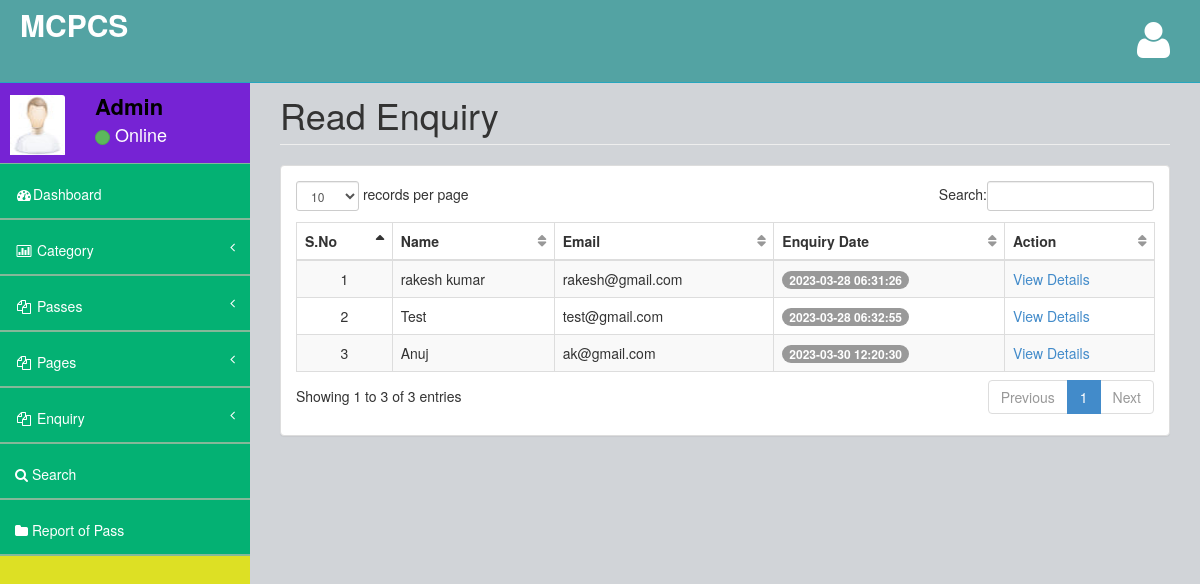
The page /metropass/admin/readenq.php (signed in) on the database its author committed.
### tables this page shows
CREATE TABLE `tblcontact` (
  `ID` int(10) NOT NULL,
  `Name` varchar(200) DEFAULT NULL,
  `Email` varchar(200) DEFAULT NULL,
  `Message` mediumtext DEFAULT NULL,
  `EnquiryDate` timestamp NOT NULL DEFAULT current_timestamp(),
  `IsRead` int(5) DEFAULT NULL
);

### metropass/admin/readenq.php (the view, shortened to what this page needs)
<?php
include('includes/dbconnection.php');
if (strlen($_SESSION['bpmsaid'] == 0)) {
    header('location:logout.php');
} else {
?>
    <!DOCTYPE html>
    <html>
    <head>
        <link href="assets/plugins/bootstrap/bootstrap.css" rel="stylesheet" />
        <link href="assets/font-awesome/css/font-awesome.css" rel="stylesheet" />
        <link href="assets/plugins/pace/pace-theme-big-counter.css" rel="stylesheet" />
        <link href="assets/css/style.css" rel="stylesheet" />
        <link href="assets/css/main-style.css" rel="stylesheet" />
        <link href="assets/plugins/dataTables/dataTables.bootstrap.css" rel="stylesheet" />
    </head>
    <body>
        <div id="wrapper">
            <?php include_once('includes/header.php'); ?>
            <?php include_once('includes/sidebar.php'); ?>
            <div id="page-wrapper">
                <div class="row">
                    <div class="col-lg-12">
                        <h1 class="page-header">Read Enquiry</h1>
                    </div>
                </div>
                <div class="row">
                    <div class="col-lg-12">
                        <div class="panel panel-default">
                            <div class="panel-body">
                                <div class="table-responsive">
                                    <table class="table table-striped table-bordered table-hover" id="dataTables-example">
                                        <thead>
                                            <tr>
                                                <th>S.No</th>
                                                <th>Name</th>
                                                <th>Email</th>
                                                <th>Enquiry Date</th>
                                                <th>Action</th>
                                            </tr>
                                        </thead>
                                        <tbody>
                                            <?php
                                            $sql = "SELECT * from tblcontact where IsRead='1'";
                                            $query = $dbh->prepare($sql);
                                            $query->execute();
                                            $results = $query->fetchAll(PDO::FETCH_OBJ);
                                            $cnt = 1;
                                            if ($query->rowCount() > 0) {
                                                foreach ($results as $row) {               ?>
                                                    <tr>
                                                        <td class="text-center"><?php echo htmlentities($cnt); ?></td>
                                                        <td><?php echo htmlentities($row->Name); ?></td>
                                                        <td><?php echo htmlentities($row->Email); ?></td>
                                                        <td>
                                                            <span class="badge badge-primary"><?php echo htmlentities($row->EnquiryDate); ?></span>
                                                        </td>
                                                        <td><a href="view-enquiry.php?viewid=<?php echo htmlentities($row->ID); ?>">View Details</a></td>
                                                    </tr>
                                            <?php $cnt = $cnt + 1;
                                                }
                                            } ?>
                                        </tbody>
                                    </table>
                                </div>
                            </div>
                        </div>
                    </div>
                </div>
            </div>
        </div>
    </body>
    </html>
<?php }  ?>

### metropass/admin/includes/sidebar.php (shortened to what this page needs)
<?php
include('includes/dbconnection.php');
?>
        <nav class="navbar-default navbar-static-side" role="navigation">
            <div class="sidebar-collapse">
                <ul class="nav" id="side-menu">
                    <li>
                        <div class="user-section">
                            <div class="user-section-inner">
                                <img src="assets/img/user.jpg" alt="">
                            </div>
                            <div class="user-info">
                                <?php
$aid=$_SESSION['bpmsaid'];
$sql="SELECT AdminName from  tbladmin where ID=:aid";
$query = $dbh -> prepare($sql);
$query->bindParam(':aid',$aid,PDO::PARAM_STR);
$query->execute();
$results=$query->fetchAll(PDO::FETCH_OBJ);
$cnt=1;
if($query->rowCount() > 0)
{
foreach($results as $row)
{               ?>
                                <div><strong><?php  echo $row->AdminName;?></strong></div>
                                <div class="user-text-online">
                                    <span class="user-circle-online btn btn-success btn-circle "></span>&nbsp;Online
                                </div>
                            </div>
                            <?php $cnt=$cnt+1;}} ?>
                        </div>
                    </li>
                    <li>
                        <a href="dashboard.php"><i class="fa fa-dashboard fa-fw"></i>Dashboard</a>
                    </li>
                    <li>
                        <a href="#"><i class="fa fa-bar-chart-o fa-fw"></i> Category<span class="fa arrow"></span></a>
                    </li>
                    <li>
                        <a href="#"><i class="fa fa-files-o fa-fw"></i> Passes<span class="fa arrow"></span></a>
                    </li>
                    <li>
                        <a href="#"><i class="fa fa-files-o fa-fw"></i> Pages<span class="fa arrow"></span></a>
                    </li>
                    <li>
                        <a href="#"><i class="fa fa-files-o fa-fw"></i> Enquiry<span class="fa arrow"></span></a>
                    </li>
                    <li>
                        <a href="search-pass.php"><i class="fa fa-search"></i> Search</a>
                        </li>
                        <li>
                        <a href="pass-bwdates-report.php"><i class="fa fa-folder"></i>  Report of Pass</a>
                        </li>
                </ul>
            </div>
        </nav>

### metropass/admin/assets/css/style.css (style rules this page uses)
body { background-color: #e61616; }
#wrapper { width: 100%; margin-top: 55px!important; background-color:#dde024; }
#page-wrapper { padding: 0 15px; min-height: 568px; background-color:rgb(209, 212, 216); }
.navbar-static-side ul li { border-bottom:1px solid #84B899 !important; }
.arrow { float: right; }
.fa.arrow:before { content: "\f104"; }
@media (min-width:768px) { .navbar-static-side { z-index: 1; position: absolute; width: 250px; } }
table.dataTable thead .sorting, table.dataTable thead .sorting_asc:after, table.dataTable thead .sorting_desc, table.dataTable thead .sorting_asc_disabled, table.dataTable thead .sorting_desc_disabled { background: transparent; }
table.dataTable thead .sorting_asc:after { content: "\f0de"; float: right; font-family: fontawesome; }
table.dataTable thead .sorting:after { content: "\f0dc"; float: right; font-family: fontawesome; color: rgba(50,50,50,.5); }
.btn-circle { width: 30px; height: 30px; padding: 6px 0; border-radius: 15px; text-align: center; font-size: 12px; line-height: 1.428571429; }

### metropass/admin/assets/css/main-style.css (style rules this page uses)
.user-section-inner { height: 65px; width: 65px; -moz-border-radius: 3px; -webkit-border-radius: 3px; border-radius: 3px; overflow: hidden; display: inline-block; float: left; margin-right: 15px; margin-top: 20px; }
.user-section-inner img { margin-left:10px; width:55px; height:60px; }
.user-info { display: block; color:#000!important; display: inline-block; padding: 15px; margin-bottom: 0px }
.user-text-online { font-size:18px; color:#fff }
.user-circle-online { width: 15px!important; height: 15px!important; }
.nav > li > a { padding: 20px 15px; }
#side-menu { background-color:#04B173; }
#side-menu a { color:#fff; border-bottom: 1px solid #84B899 !important; height: 55px; }
.navbar-default { border-color: #27A6BE; }
@media (min-width:768px) { #page-wrapper { position: inherit; margin: 0 0 0 250px; padding: 0 30px; min-height: 1000px; } }

### rows shown on the page
tblcontact: Name "rakesh kumar", Email "rakesh@gmail.com", EnquiryDate "2023-03-28 06:31:26"
tblcontact: Name "Test", Email "test@gmail.com", EnquiryDate "2023-03-28 06:32:55"
tblcontact: Name "Anuj", Email "ak@gmail.com", EnquiryDate "2023-03-30 12:20:30"

### other values the page prints
$row->AdminName "Admin"
